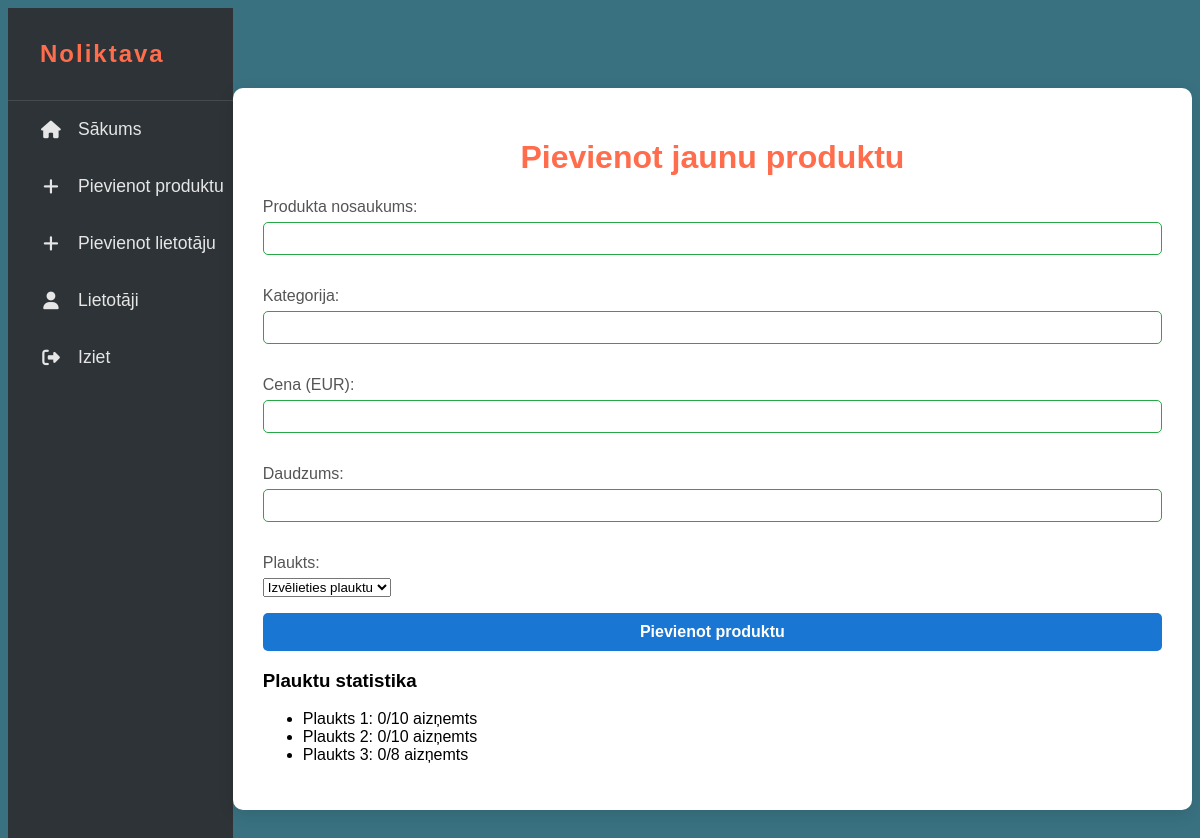
The page /views/add_product.php (signed in) on the database its author committed.
### tables this page shows
CREATE TABLE shelves (
    id INT AUTO_INCREMENT PRIMARY KEY,
    name VARCHAR(50) NOT NULL,
    capacity INT NOT NULL
);

### config/mysql.php (called while the page is built, shortened)
<?php
$is_admin = isset($_SESSION['is_admin']) && $_SESSION['is_admin'] == 1;

### views/add_product.php (the view, shortened to what this page needs)
<?php
require_once '../config/mysql.php';
?>
<!DOCTYPE html>
<html lang="lv">
<head>
    <link rel="stylesheet" href="../css/styles.css">
    <link rel="stylesheet" href="https://cdnjs.cloudflare.com/ajax/libs/font-awesome/6.4.0/css/all.min.css">
</head>
<body>
<div class="main-layout">
    <aside class="sidebar">
        <div class="sidebar-header">
            <span>Noliktava</span>
        </div>
        <nav class="sidebar-nav">
            <ul>
                <?php if ($is_admin): ?>
                    <li><a href="dashboard.php"><i class="fa-solid fa-home"></i> Sākums</a></li>
                    <li><a href="add_product.php"><i class="fa-solid fa-plus"></i> Pievienot produktu</a></li>
                    <li><a href="registration.php"><i class="fa-solid fa-plus"></i> Pievienot lietotāju</a></li>
                    <li><a href="users.php"><i class="fa-solid fa-user"></i> Lietotāji</a></li>
                    <li><a href="../controllers/logout.php"><i class="fa-solid fa-right-from-bracket"></i> Iziet</a></li>
                <?php elseif ($is_employee): ?>
                    <li><a href="dashboard.php"><i class="fa-solid fa-home"></i> Sākums</a></li>
                    <li><a href="employee_orders.php"><i class="fa-solid fa-car"></i> Veikt pasūtījumu</a></li>
                    <li><a href="../controllers/logout.php"><i class="fa-solid fa-right-from-bracket"></i> Iziet</a></li>
                <?php endif; ?>
            </ul>
        </nav>
    </aside>
    <div class="add-product-card">
        <h1>Pievienot jaunu produktu</h1>
        <form method="POST" class="product-form" action="../controllers/add_product.php" onsubmit="return validateForm()">
            <div class="form-group">
                <label for="title">Produkta nosaukums:</label>
                <input type="text" id="title" name="title"
                       minlength="3" maxlength="100"
                       pattern="[a-zA-Z0-9\s\-_.,āčēģīķļņšūžĀČĒĢĪĶĻŅŠŪŽ]+"
                       title="Produkta nosaukumam jābūt no 3 līdz 100 rakstzīmēm. Atļauti burti, cipari un simboli: -_.,">
            </div>
            <div class="form-group">
                <label for="category">Kategorija:</label>
                <input type="text" id="category" name="category"
                       minlength="2" maxlength="50"
                       pattern="[a-zA-Z0-9\s\-_.,āčēģīķļņšūžĀČĒĢĪĶĻŅŠŪŽ]+"
                       title="Kategorijai jābūt no 2 līdz 50 rakstzīmēm. Atļauti burti, cipari un simboli: -_.,">
            </div>
            <div class="form-group">
                <label for="price">Cena (EUR):</label>
                <input type="number" id="price" name="price"
                       min="0.01" max="999999.99" step="0.01"
                       title="Cenai jābūt no 0.01 līdz 999999.99 EUR">
            </div>
            <div class="form-group">
                <label for="quantity">Daudzums:</label>
                <input type="number" id="quantity" name="quantity"
                       min="0" max="999999"
                       title="Daudzumam jābūt no 0 līdz 999999">
            </div>
            <div class="form-group">
                <label for="shelf_id">Plaukts:</label>
                <select id="shelf_id" name="shelf_id" required>
                    <option value="">Izvēlieties plauktu</option>
                    <?php
                    $shelves = $dbh->query("SELECT id, name, capacity FROM shelves")->fetchAll(PDO::FETCH_ASSOC);
                    $shelfUsage = [];
                    foreach ($shelves as $shelf) {
                        $stmt = $dbh->prepare("SELECT SUM(quantity) as total FROM products WHERE shelf_id = ?");
                        $stmt->execute([$shelf['id']]);
                        $row = $stmt->fetch(PDO::FETCH_ASSOC);
                        $shelfUsage[$shelf['id']] = (int)($row['total'] ?? 0);
                    }
                    ?>
                </select>
            </div>
            <div class="form-actions">
                <button type="submit" class="btn-primary">Pievienot produktu</button>
            </div>
            <div class="form-group">
                <h3>Plauktu statistika</h3>
                <ul id="shelf-stats">
                    <?php foreach ($shelves as $shelf): ?>
                        <li>
                            <?= htmlspecialchars($shelf['name']) ?>:
                            <?= $shelfUsage[$shelf['id']] ?>/<?= $shelf['capacity'] ?> aizņemts
                        </li>
                    <?php endforeach; ?>
                </ul>
            </div>
        </form>
    </div>
</div>
</body>
</html>

### css/styles.css (style rules this page uses)
body { font-family: Arial, sans-serif; background: #397180; }
h1 { text-align: center; color: #ff6d4d; font-weight: bold; }
.main-layout { display: flex; min-height: 100vh; }
.sidebar { width: 250px; background: #2d3336; padding: 0; display: flex; flex-direction: column; min-height: 100vh; }
.sidebar-header { display: flex; align-items: center; font-size: 1.5em; font-weight: bold; padding: 32px 0 32px 32px; border-bottom: 1px solid #444a4d; gap: 12px; color: #ff6d4d; letter-spacing: 2px; }
.sidebar-nav ul { list-style: none; padding: 0; margin: 0; }
.sidebar-nav li { display: flex; align-items: center; font-size: 1.1em; padding: 18px 0 18px 32px; cursor: pointer; transition: background 0.2s, color 0.2s; gap: 16px; color: #e6e6e6; }
.sidebar-nav li i { min-width: 22px; text-align: center; }
.sidebar-nav li a { color: inherit; text-decoration: none; display: flex; align-items: center; width: 100%; height: 100%; gap: 16px; }
button { background: #ff6d4d; color: #fff; border: none; border-radius: 6px; padding: 6px 16px; margin-right: 4px; cursor: pointer; font-weight: bold; transition: background 0.2s; }
.add-product-card { background: #fff; width: 1000px; max-width: 1500px; margin: 80px auto; padding: 30px; border-radius: 10px; box-shadow: 0 4px 16px rgba(0,0,0,0.10); }
.add-product-card label { display: block; margin-bottom: 6px; color: #555; }
.add-product-card input { width: 100%; padding: 8px 10px; margin-bottom: 16px; border: 1px solid #ccc; border-radius: 5px; box-sizing: border-box; }
.add-product-card button { width: 100%; padding: 10px; background: #1976d2; color: #fff; border: none; border-radius: 5px; font-size: 16px; cursor: pointer; transition: background 0.2s; }

### views/add_product.php (style rules this page uses)
.form-group { margin-bottom: 1rem; }
input:valid { border-color: #28a745; }

### rows shown on the page
shelves: name "Plaukts 1", id "0", capacity "10"
shelves: name "Plaukts 2", id "0", capacity "10"
shelves: name "Plaukts 3", id "0", capacity "8"
